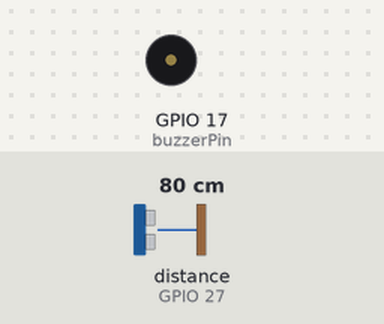
A sketch run on a simulated ESP32. Parts: buzzer (waves = sounding, pin HIGH). Wiring (inferred from the names in the program): ultrasonic range finder: trigger GPIO 14; echo GPIO 27. Inputs (shaded band) come from the test bench; at power-on: distance to the obstacle (sensor on GPIO 27) 80 cm. The echo pulse lasts 58.3 µs per cm; WiFi joins after 1.5 s; servers stay silent unless stated; uploads are accepted with an empty reply; pins used as bus, display or sensor lines are not drawn; what the sketch prints to the serial monitor is not drawn.

Above: at 3.7 s.
3.8 s: distance to the obstacle (sensor on GPIO 27) set to 2 cm
At 3.82 s:
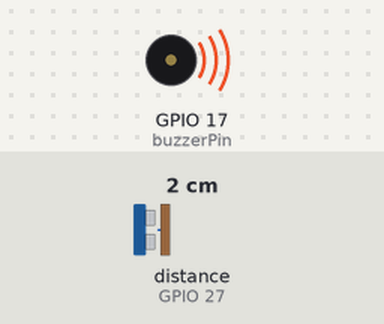
Timing chart, 0 to 6.8 s (numbered marks = the images above; inputs shaded):
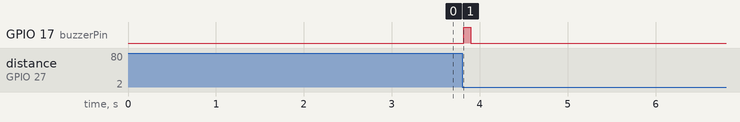

The sketch:

egg_counter.ino
```cpp
#include <WiFi.h>
#include <HTTPClient.h>
#include <ArduinoJson.h>

// --- Konfigurasi ---
const char* ssid = "Buddha";
const char* password = "12345678";
const char* server_url = "http://47.128.152.83:3000/api/eggs/increment";
const char* apiKey = "esp32-egg-counter-key";

// Pin
#define trigPin 14
#define echoPin 27
#define buzzerPin 17

// Pengaturan Sensor — HYSTERESIS
const float enterThreshold = 3.0;  // objek terdeteksi kalau < 3cm
const float exitThreshold = 4.5;   // objek dianggap pergi kalau > 4.5cm

// Edge detection
const int presentConfirm = 1;   // 1: LANGSUNG deteksi seperti kode lama
const int absentConfirm = 10;   // 10: butuh ~200ms tidak ada objek untuk reset (cegah double count karena noise)

int presentCount = 0;
int absentCount = 0;
bool confirmedPresent = false;

// Penghitung
volatile unsigned long eggCount = 0;
volatile unsigned long lastSentCount = 0;

// Timer Serial Monitor
unsigned long lastPrintTime = 0;
const long printInterval = 500;

// Mutex
portMUX_TYPE mux = portMUX_INITIALIZER_UNLOCKED;

// --- Fungsi ---

// Pembacaan jarak langsung (cepat, seperti kode lama)
float getDistance() {
  digitalWrite(trigPin, LOW);
  delayMicroseconds(2);
  digitalWrite(trigPin, HIGH);
  delayMicroseconds(10);
  digitalWrite(trigPin, LOW);
  long duration = pulseIn(echoPin, HIGH, 30000);
  if (duration > 0) {
    return (duration * 0.0343) / 2.0;
  } else {
    return -1.0;  // timeout
  }
}

void buzzerAlert() {
  Serial.println(">>> BUZZER: Kelipatan 60 tercapai!");
  for (int i = 0; i < 5; i++) {
    digitalWrite(buzzerPin, HIGH);
    delay(200);
    digitalWrite(buzzerPin, LOW);
    delay(150);
  }
}

void buzzerBeepOnce() {
  digitalWrite(buzzerPin, HIGH);
  delay(80);
  digitalWrite(buzzerPin, LOW);
}

bool sendCountUpdate() {
  if (WiFi.status() != WL_CONNECTED) {
    Serial.println("[HTTP] WiFi Disconnected, akan retry...");
    return false;
  }

  portENTER_CRITICAL(&mux);
  unsigned long currentEgg = eggCount;
  unsigned long lastSent = lastSentCount;
  portEXIT_CRITICAL(&mux);

  unsigned long diff = currentEgg - lastSent;
  if (diff == 0) return true;

  HTTPClient http;
  http.begin(server_url);
  http.addHeader("Content-Type", "application/json");
  http.addHeader("X-API-Key", apiKey);
  http.setTimeout(5000);

  // Kirim jumlah telur baru sejak request sukses terakhir.
  // Ini menjaga stok web tetap benar walaupun admin mengurangi/reset stok.
  String requestBody = "{\"increment\":" + String(diff) + "}";
  Serial.printf("[HTTP] Mengirim increment: %lu (total lokal: %lu)\n", diff, currentEgg);

  int httpResponseCode = http.POST(requestBody);
  if (httpResponseCode >= 200 && httpResponseCode < 300) {
    String response = http.getString();
    Serial.printf("[HTTP] Sukses (%d): %s\n", httpResponseCode, response.c_str());
    http.end();

    portENTER_CRITICAL(&mux);
    lastSentCount = currentEgg;
    portEXIT_CRITICAL(&mux);

    return true;
  } else {
    String response = http.getString();
    Serial.printf("[HTTP] Gagal (%d): %s\n", httpResponseCode, response.c_str());
    Serial.println("[HTTP] Akan retry...");
    http.end();
    return false;
  }
}

// HTTP berjalan di Core 0 dengan retry otomatis
void httpTask(void* parameter) {
  for (;;) {
    portENTER_CRITICAL(&mux);
    unsigned long currentEgg = eggCount;
    unsigned long lastSent = lastSentCount;
    portEXIT_CRITICAL(&mux);

    if (currentEgg > lastSent) {
      bool success = sendCountUpdate();
      if (!success) {
        delay(2000);
      } else {
        delay(100);
      }
    } else {
      delay(100);
    }
  }
}

void setup() {
  Serial.begin(115200);
  delay(1000);
  Serial.println("\n--- Sistem Penghitung Telur Dimulai ---");

  pinMode(trigPin, OUTPUT);
  pinMode(echoPin, INPUT);
  pinMode(buzzerPin, OUTPUT);
  digitalWrite(buzzerPin, LOW);

  WiFi.begin(ssid, password);
  Serial.print("Menghubungkan ke WiFi");
  while (WiFi.status() != WL_CONNECTED) {
    delay(500);
    Serial.print(".");
  }
  Serial.println("\n[WiFi] Terhubung!");
  Serial.print("[WiFi] IP ESP32: ");
  Serial.println(WiFi.localIP());

  xTaskCreatePinnedToCore(httpTask, "HTTPTask", 8192, NULL, 1, NULL, 0);
  Serial.println("--- Siap Mendeteksi Telur ---");
}

void loop() {
  float distance = getDistance();
  unsigned long now = millis();

  // Status periodik
  if (now - lastPrintTime >= printInterval) {
    portENTER_CRITICAL(&mux);
    unsigned long lastSent = lastSentCount;
    portEXIT_CRITICAL(&mux);

    Serial.print("Jarak: ");
    Serial.print(distance);
    Serial.print(" cm | Terdeteksi: ");
    Serial.print(eggCount);
    Serial.print(" | Belum terkirim: ");
    Serial.println(eggCount - lastSent);
    lastPrintTime = now;
  }

  // Abaikan pembacaan timeout
  if (distance < 0) {
    delay(20);
    return;
  }

  // ✅ HYSTERESIS + MEDIAN FILTER Edge Detection
  //
  // 1. Median filter sudah menghilangkan spike noise dari sensor
  //    [2.1, 2.0, 12.5, 2.2, 2.0] → median = 2.1 (bukan 12.5)
  //
  // 2. Hysteresis mencegah bouncing di batas threshold
  //    MASUK: < 3cm | KELUAR: > 4.5cm | Zona mati: 3-4.5cm
  //
  // 3. Edge detection: hanya hitung saat transisi absent → present
  //
  // Kombinasi ketiganya:
  //   Objek diam 2cm → median selalu ~2cm → tidak pernah > 4.5cm → 1 hitungan ✅
  //   2 telur dekat → celah nyata terlihat di median → > 4.5cm → reset → 2 hitungan ✅

  bool isPresent = (distance < enterThreshold);
  bool isAbsent = (distance > exitThreshold);

  if (isPresent) {
    presentCount++;
    absentCount = 0;
  } else if (isAbsent) {
    absentCount++;
    presentCount = 0;
  }
  // zona mati (3-4.5cm): tidak mengubah state

  bool wasConfirmedPresent = confirmedPresent;

  if (presentCount >= presentConfirm) {
    confirmedPresent = true;
  }
  if (absentCount >= absentConfirm) {
    confirmedPresent = false;
  }

  // Hitung hanya saat TRANSISI: false → true
  if (confirmedPresent && !wasConfirmedPresent) {
    eggCount++;
    buzzerBeepOnce();
    Serial.printf("\n>>> Telur Terdeteksi! Total: %lu\n", eggCount);

    if (eggCount % 60 == 0) {
      buzzerAlert();
    }
  }

  delay(20);
}
```

Measured:
- after the input at 3.8 s, GPIO 17 (buzzerPin): LOW → HIGH at once, → LOW 0.08 s later
